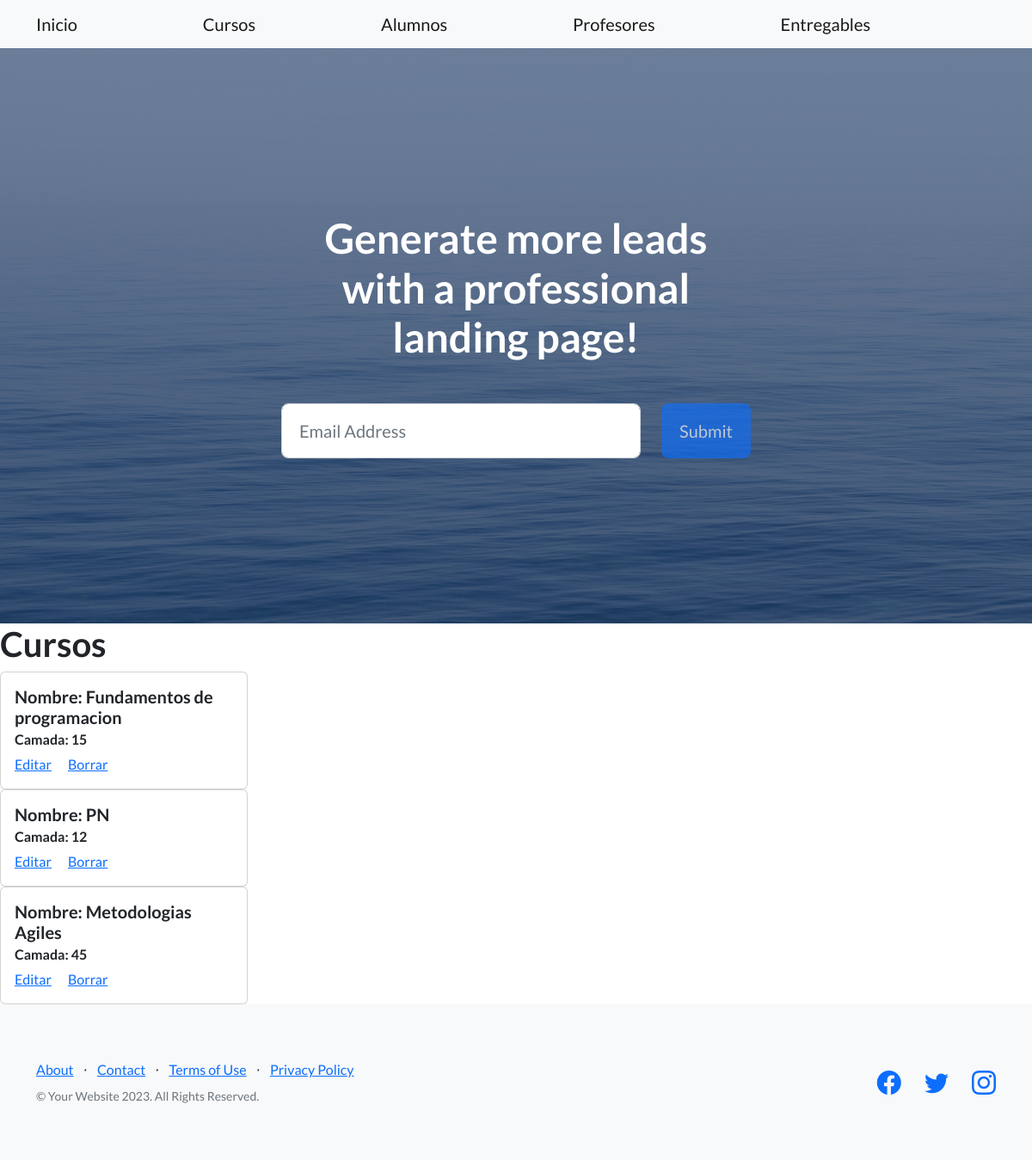
The app's page /cursos/, older data.
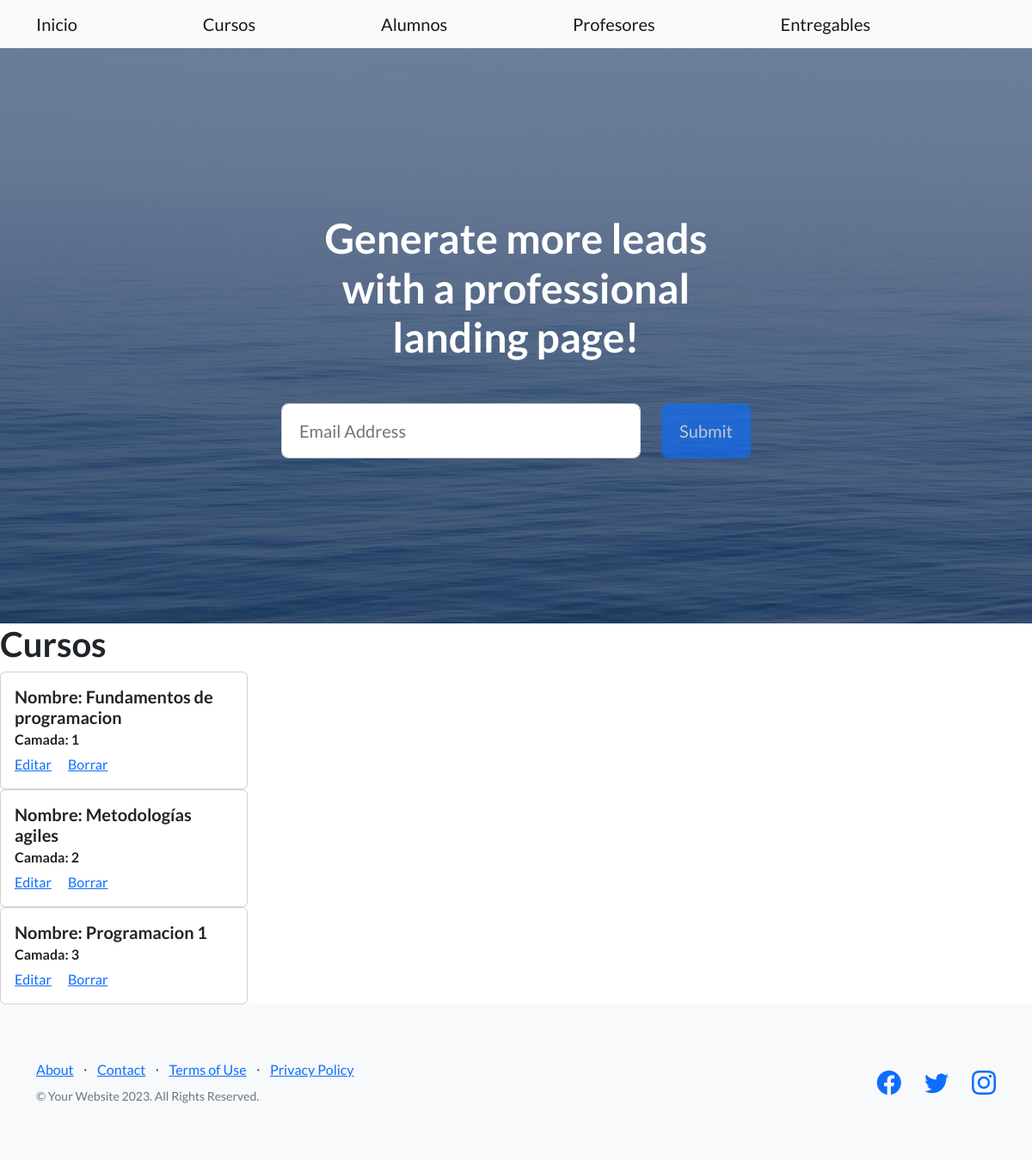
The same page, newer data.
### appcoder/models.py (models this page shows, shortened)
class Curso(models.Model):
    nombre = models.CharField(max_length=30)
    comision = models.IntegerField()

### appcoder/views.py (the view)
# urls.py: path('cursos/', CursoListView.as_view(), name="cursos"),
class CursoListView(ListView):
    model = Curso
    context_object_name = "cursos"
    template_name = "appcoder/cursos.html"

### appcoder/templates/appcoder/cursos.html
{%extends "appcoder/base.html"%} {% block titulo %} Cursos {%endblock %} {%block
contenidoCambiante %}{%block contenidoCambiante%}
<h1>Cursos</h1>
{%for curso in cursos%}
<div class="card" style="width: 18rem">
  <div class="card-body">
    <h5 class="card-title">Nombre: {{curso.nombre}}</h5>
    <h6 class="card-subtitle mb-2 text-body-secondary">
      Camada: {{curso.comision}}
    </h6>
    <a href="{% url 'ActualizarCurso' curso.pk %}" class="card-link">Editar</a>
    <a href="{% url 'BorrarCurso' curso.pk %}" class="card-link">Borrar</a>
  </div>
</div>
{% endfor %} {%endblock contenidoCambiante%}

### appcoder/templates/appcoder/base.html (shortened to what this page needs)
{% load static %}
<!DOCTYPE html>
<html lang="en">
  <head>
    <link
      href="https://cdn.jsdelivr.net/npm/bootstrap-icons@1.5.0/font/bootstrap-icons.css"
      rel="stylesheet"
      type="text/css"
    />
    <link href="{% static 'appcoder/css/styles.css' %}" rel="stylesheet" />
  </head>
  <body>
    <nav class="navbar navbar-light bg-light static-top">
      <div class="container">
        <a class="navbar-brand" href={%url "inicio"%}>Inicio</a>
        <a class="navbar-brand" href={% url "cursos" %}>Cursos</a>
        <a class="navbar-brand" href={% url "estudiantes" %}>Alumnos</a>
        <a class="navbar-brand" href={% url "profesores" %}>Profesores</a>
        <a class="navbar-brand" href={% url "entregables" %}>Entregables</a>
      </div>
    </nav>
    <header class="masthead">
      <div class="container position-relative">
        <div class="row justify-content-center">
          <div class="col-xl-6">
            <div class="text-center text-white">
              <h1 class="mb-5">
                Generate more leads with a professional landing page!
              </h1>
              <form
                class="form-subscribe"
                id="contactForm"
                data-sb-form-api-token="API_TOKEN"
              >
                <div class="row">
                  <div class="col">
                    <input
                      class="form-control form-control-lg"
                      id="emailAddress"
                      type="email"
                      placeholder="Email Address"
                      data-sb-validations="required,email"
                    />
                  </div>
                  <div class="col-auto">
                    <button
                      class="btn btn-primary btn-lg disabled"
                      id="submitButton"
                      type="submit"
                    >
                      Submit
                    </button>
                  </div>
                </div>
              </form>
            </div>
          </div>
        </div>
      </div>
    </header>
    {% block contenidoCambiante %} {% endblock %}
    <footer class="footer bg-light">
      <div class="container">
        <div class="row">
          <div class="col-lg-6 h-100 text-center text-lg-start my-auto">
            <ul class="list-inline mb-2">
              <li class="list-inline-item"><a href="#!">About</a></li>
              <li class="list-inline-item">⋅</li>
              <li class="list-inline-item"><a href="#!">Contact</a></li>
              <li class="list-inline-item">⋅</li>
              <li class="list-inline-item"><a href="#!">Terms of Use</a></li>
              <li class="list-inline-item">⋅</li>
              <li class="list-inline-item"><a href="#!">Privacy Policy</a></li>
            </ul>
            <p class="text-muted small mb-4 mb-lg-0">
              &copy; Your Website 2023. All Rights Reserved.
            </p>
          </div>
          <div class="col-lg-6 h-100 text-center text-lg-end my-auto">
            <ul class="list-inline mb-0">
              <li class="list-inline-item me-4">
                <a href="#!"><i class="bi-facebook fs-3"></i></a>
              </li>
              <li class="list-inline-item me-4">
                <a href="#!"><i class="bi-twitter fs-3"></i></a>
              </li>
              <li class="list-inline-item">
                <a href="#!"><i class="bi-instagram fs-3"></i></a>
              </li>
            </ul>
          </div>
        </div>
      </div>
    </footer>
  </body>
</html>

Row changes from the older to the newer data that the page shows:
changed Curso "Fundamentos de programacion": comision "15" → "1"
changed Curso: nombre "PN" → "Metodologías agiles"; comision "12" → "2"
changed Curso: nombre "Metodologias Agiles" → "Programacion 1"; comision "45" → "3"
